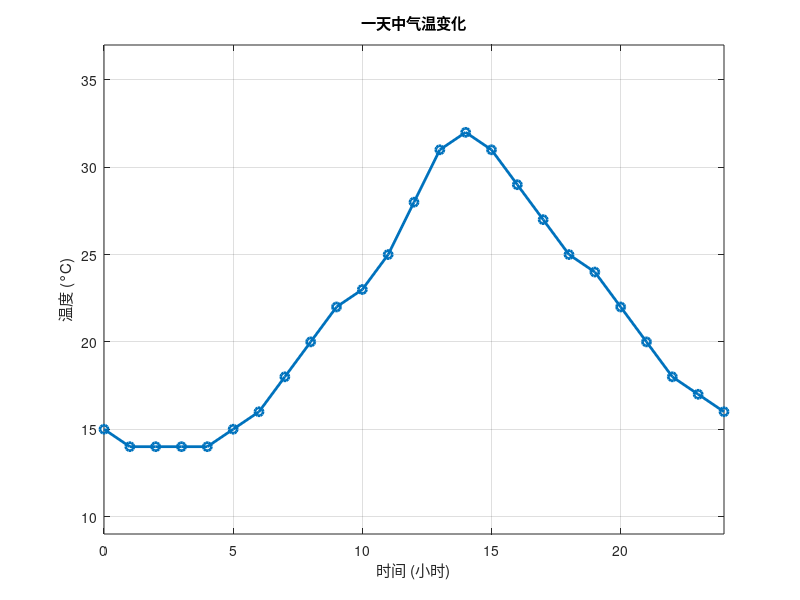

This figure's MATLAB source:
% 假定某天的气温变化记录如表格, 试用MATLAB绘制气温变化曲线图
% (1) 作图描述天气变化规律
time = 0:24;
temperature = [15, 14, 14, 14, 14, 15, 16, 18, 20, 22, 23, 25, 28, 31, 32, 31, 29, 27, 25, 24, 22, 20, 18, 17, 16];
figure;
plot(time, temperature, '-o', 'LineWidth', 2);
title('一天中气温变化');
xlabel('时间 (小时)');
ylabel('温度 (°C)');
grid on;
xlim([0 24]);
ylim([min(temperature) - 5, max(temperature) + 5]);
saveas(gcf, 'temperature_variation.png');

% (2)用help或doc查询MATLAB指令dlmwrite的使用方法。
help dlmwrite
doc dlmwrite

% (3)用dlmwrite将(1)的数据输入到一个文本文件中
data = [time; temperature]';
filename = 'temperature_data.txt';
dlmwrite(filename, data, 'delimiter', ' ', 'precision', '%.2f');

% (4)从工具条HOME中选择Import Data导入上述数据文件中的数据
